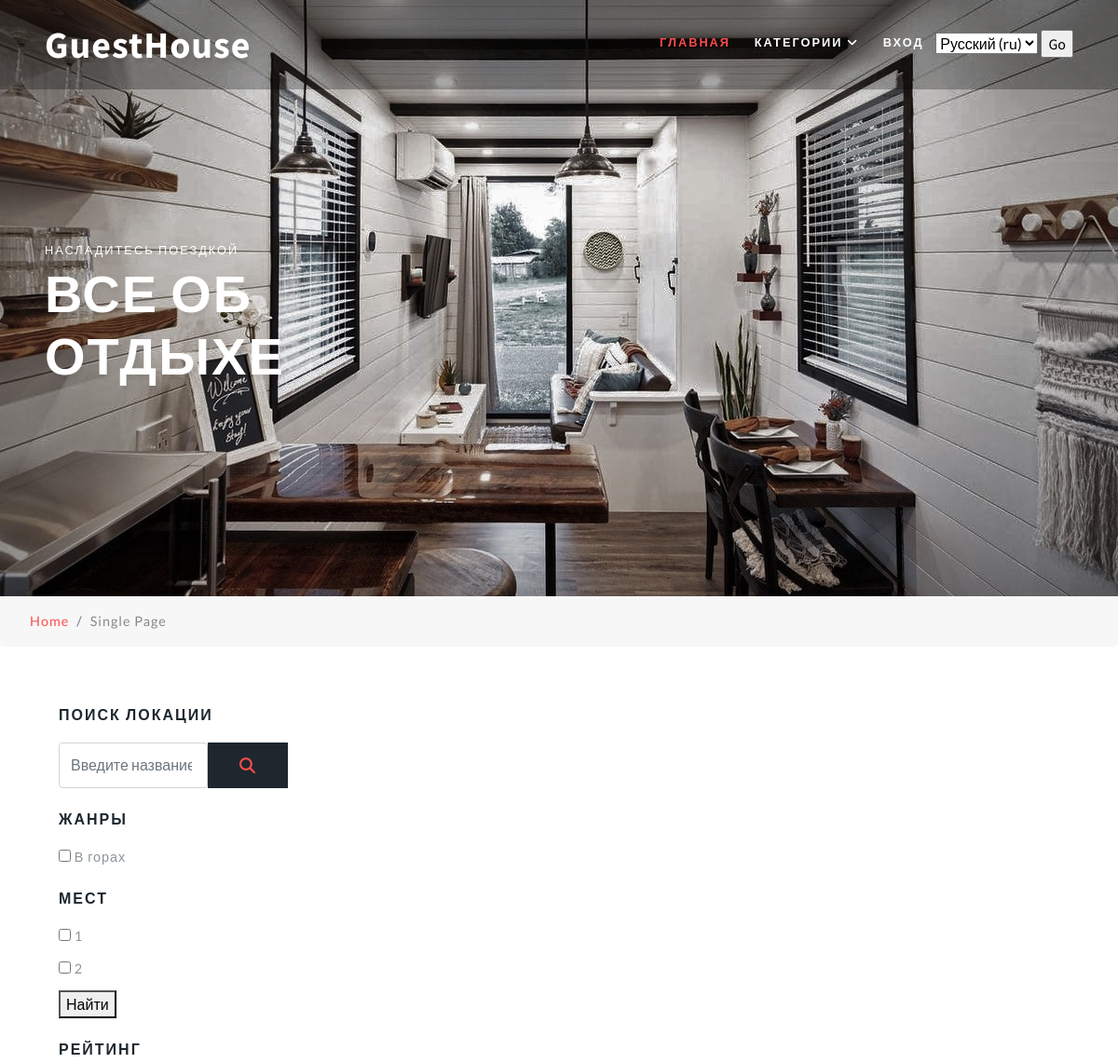
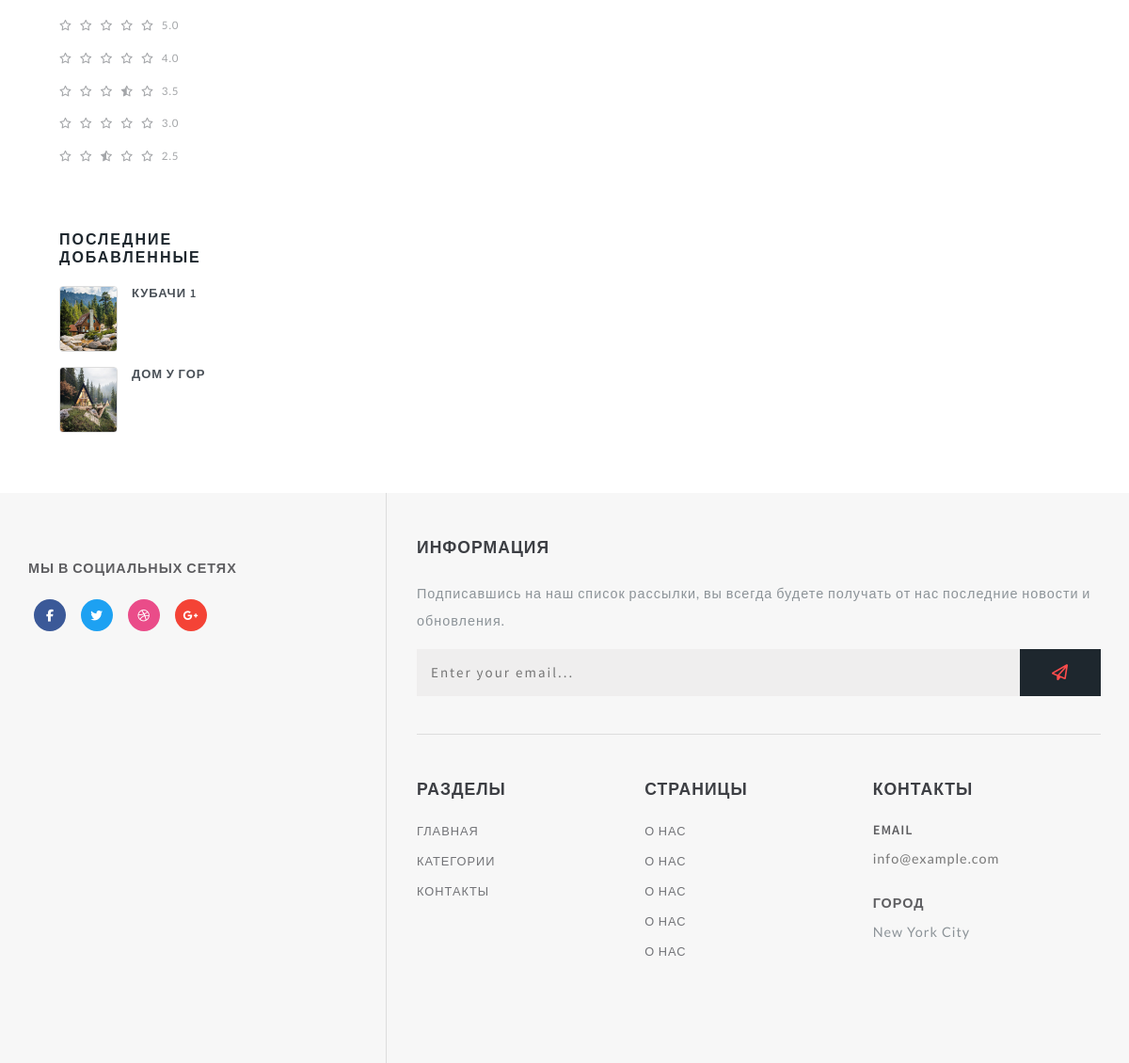
/filter/, run on the app's committed database (2 pictures, top to bottom).
### guesthouse/models.py (models this page shows, shortened)
class Genre(models.Model):
    name = models.CharField("Имя", max_length=100)
    description = models.TextField("Описание")
    url = models.SlugField(max_length=160, unique=True)
    class Meta:
        verbose_name = "Жанр"
        verbose_name_plural = "Жанры"

class Location(models.Model):
    title = models.CharField("Название", max_length=100)
    description = models.TextField("Описание")
    imageLocation = models.ImageField(
        "Изображение", upload_to="locations/", default='')
    count = models.PositiveSmallIntegerField("Количество людей", default=1)
    guides = models.ManyToManyField(
        Guide, verbose_name="гид", related_name="location_guide")  # Ак verbose_name - имя для поля, related_name - имя,используемое для отношения от связываемого объекта
    cookers = models.ManyToManyField(
        Guide, verbose_name="повар", related_name="location_cooker")
    genres = models.ManyToManyField(Genre, verbose_name="жанры")
    price = models.PositiveIntegerField("Цена", default=0,
                                        help_text="указывать сумму в рублях")
    category = models.ForeignKey(
        Category, verbose_name="Категория", on_delete=models.SET_NULL, null=True
    )
    url = models.SlugField(max_length=130, unique=True)
    draft = models.BooleanField("Черновик", default=False)
    def get_absolute_url(self):
        return reverse("location_detail", kwargs={"slug": self.url})
    class Meta:
        verbose_name = "Локация"
        verbose_name_plural = "Локации"

### guesthouse/views.py (the view)
# urls.py: path('filter/', views.FilterLocationView.as_view(), name='filter'),
class FilterLocationView(GenreCount, ListView):
    paginate_by = 1
    def get_queryset(self):
        queryset = Location.objects.filter(
            Q(count__in=self.request.GET.getlist('count')) |
            Q(genres__in=self.request.GET.getlist('genre'))
        ).distinct()
        return queryset
    def get_context_data(self, *args, **kwargs):
        context = super().get_context_data(*args, **kwargs)
        context["count"] = ''.join(
            [f'count={x}&' for x in self.request.GET.getlist('count')])
        context["genre"] = ''.join(
            [f'genre={x}&' for x in self.request.GET.getlist('genre')])
        return context

### guesthouse/templatetags/guesthouse_tag.py (called while the page is built)
@register.simple_tag()  # Декораттор,который зарегестрирует темплейт тег
def get_categories():
    return Category.objects.all()

@register.inclusion_tag('guesthouse/tags/last_location.html')
def get_last_locations(count=5):
    locations = Location.objects.order_by("id")[:count]
    return {"last_locations": locations}

### guesthouse/views.py (called while the page is built)
    def get_genres(self):
        return Genre.objects.all()

    def get_counts(self):
        return Location.objects.filter(draft=False).values('count')

### templates/guesthouse/location_list.html (shortened to what this page needs)
{% extends 'guesthouse/base.html' %}
{% block header %} main-banner-ak {% endblock header %}
{% block location %}
        <section class="ab-info-main py-md-5 py-4 editContent" style="padding-left: 3rem; padding-right: 3rem; padding-top: 0;">
            <div class="container-fluid py-md-3">
                <div class="row">
                    <div class="left-ads-display col-lg-12">
                    </div>
                </div>
                <div class="grid-img-right mt-4 text-right bg bg1" >
                </div>
            </div>
        </section>
{% endblock location %}

### templates/include/sidebar.html
{% load guesthouse_tag %}
    <div class="search-bar w3layouts-newsletter">
        <h3 class="sear-head editContent">Поиск локации</h3>
        <form action="{% url 'search' %}" method="get" class="d-flex editContent">
            <input type="search" placeholder="Введите название..." name="q"
                class="form-control" required="">
            <button type='submit' class="btn1 btn">
                <span class="fa fa-search" aria-hidden="true"></span>
            </button>
        </form>
    </div>
    <form action="{% url 'filter' %}" method='get'>
    <div class="left-side my-4">
        <h3 class="sear-head editContent">Жанры</h3>
        <ul class="w3layouts-box-list">
            {% for genre in view.get_genres %}
            <li class="editContent">
                <input type="checkbox" class="checked" name='genre' value='{{ genre.id }}'>
                <span class="span editContent">{{ genre.name }}</span>
            </li>
            {% endfor %}
        </ul>
    </div>
        <div class="left-side">
            <h3 class="sear-head editContent">Мест</h3>
            <ul class="w3layouts-box-list">
                {% for location in view.get_counts %}
                <li class="editContent">
                    <input type="checkbox" class="checked" name='count' value='{{ location.count }}'>
                    <span class="span editContent">{{ location.count }}</span>
                </li>
                {% endfor %}
            </ul>
        </div>
        <button type='submit'>Найти</button>
    </form>
    <div class="customer-rev left-side my-4">
        <h3 class="sear-head editContent">Рейтинг</h3>
        <ul class="w3layouts-box-list">
            <li>
                <a href="#">
                    <span class="fa fa-star" aria-hidden="true"></span>
                    <span class="fa fa-star" aria-hidden="true"></span>
                    <span class="fa fa-star" aria-hidden="true"></span>
                    <span class="fa fa-star" aria-hidden="true"></span>
                    <span class="fa fa-star" aria-hidden="true"></span>
                    <span class="editContent">5.0</span>
                </a>
            </li>
            <li>
                <a href="#">
                    <span class="fa fa-star" aria-hidden="true"></span>
                    <span class="fa fa-star" aria-hidden="true"></span>
                    <span class="fa fa-star" aria-hidden="true"></span>
                    <span class="fa fa-star" aria-hidden="true"></span>
                    <span class="fa fa-star-o" aria-hidden="true"></span>
                    <span class="editContent">4.0</span>
                </a>
            </li>
            <li>
                <a href="#">
                    <span class="fa fa-star" aria-hidden="true"></span>
                    <span class="fa fa-star" aria-hidden="true"></span>
                    <span class="fa fa-star" aria-hidden="true"></span>
                    <span class="fa fa-star-half-o" aria-hidden="true"></span>
                    <span class="fa fa-star-o" aria-hidden="true"></span>
                    <span class="editContent">3.5</span>
                </a>
            </li>
            <li>
                <a href="#">
                    <span class="fa fa-star" aria-hidden="true"></span>
                    <span class="fa fa-star" aria-hidden="true"></span>
                    <span class="fa fa-star" aria-hidden="true"></span>
                    <span class="fa fa-star-o" aria-hidden="true"></span>
                    <span class="fa fa-star-o" aria-hidden="true"></span>
                    <span class="editContent">3.0</span>
                </a>
            </li>
            <li>
                <a href="#">
                    <span class="fa fa-star" aria-hidden="true"></span>
                    <span class="fa fa-star" aria-hidden="true"></span>
                    <span class="fa fa-star-half-o" aria-hidden="true"></span>
                    <span class="fa fa-star-o" aria-hidden="true"></span>
                    <span class="fa fa-star-o" aria-hidden="true"></span>
                    <span class="editContent">2.5</span>
                </a>
            </li>
        </ul>
    </div>
{% get_last_locations count=2 %}

### templates/guesthouse/tags/last_location.html (shortened to what this page needs)
<div class="deal-leftmk left-side" style='margin-top: 70px;'>
    <h3 class="sear-head editContent">Последние добавленные</h3>
    {% for location in last_locations  %}
    <div class="special-sec1 row mt-3 editContent">
        <div class="img-deals col-md-4">
            <img src="{{ location.imageLocation.url }}" class="img-fluid" style='height: 70px; width: 100px; object-fit: cover;' alt="">
        </div>
        <div class="img-deal1 col-md-4">
            <h3 class="editContent">{{ location.title }}</h3>
        </div>
    </div>
    {% endfor %}
</div>

### static/css/style.css (style rules this page uses)
html, body { margin: 0; font-size: 100%; background: #fff; font-family: 'Lato', sans-serif; scroll-behavior: smooth; }
body a { text-decoration: none; transition: 0.5s all; -webkit-transition: 0.5s all; -moz-transition: 0.5s all; -o-transition: 0.5s all; -ms-transition: 0.5s all; }
input[type="button"], input[type="submit"], input[type="text"], input[type="email"], input[type="search"] { transition: 0.5s all; -webkit-transition: 0.5s all; -moz-transition: 0.5s all; -o-transition: 0.5s all; -ms-transition: 0.5s all; font-family: 'Source Sans Pro', sans-serif; }
h1, h2, h3, h4, h5, h6 { margin: 0; letter-spacing: 1px; font-weight: 600; font-family: 'Source Sans Pro', sans-serif; }
ul { margin: 0; padding: 0; }
body img { border-radius: 4px; -webkit-border-radius: 4px; -o-border-radius: 4px; -moz-border-radius: 4px; -ms-border-radius: 4px; }
li > a:only-child:after { content: ''; }
.bg1 { background-color: rgba(0, 0, 0, 0); margin-top: 0; background-image: url('../single-post-pic.jpg'); }
.img-deal1 { padding: 0; }
.img-deal1 h3 { color: #495057; font-size: 13px; margin-bottom: 10px; text-transform: uppercase; }
.img-deals img { border: 1px solid #ddd; }
ul.w3layouts-box-list li { list-style: none; display: block; margin-bottom: 0.9em; color: #8c9398; letter-spacing: 1px; font-size: 0.9em; }
.grid-img-right { background: url(../images/single.jpg)no-repeat center; -webkit-background-size: cover; -moz-background-size: cover; -o-background-size: cover; -ms-background-size: cover; background-size: cover; position: relative; height: 15em; padding: 5.5em 2em 0 0; }
.customer-rev ul li span { color: #f58b8d; font-size: 0.8em }
h3.sear-head { color: #1e272e; margin-bottom: 20px; font-size: 1em; font-weight: 600; text-transform: uppercase; letter-spacing: 2px; }
.customer-rev ul li { list-style: none; }
.customer-rev ul li a span { color: #a4a6a9; font-weight: normal; margin-right: 4px; }
.w3layouts-newsletter button.btn1 { color: #ff4c4c; font-size: 17px; letter-spacing: 1px; padding: 14px 0; border: transparent; text-transform: uppercase; -webkit-transition: 0.5s all; -moz-transition: 0.5s all; transition: 0.5s all; background: #1e272e; font-weight: 600; cursor: pointer; border-radius: 0; padding: 0.7em 2em; }

### data on the page
Genre: name "В горах"
Location: imageLocation (picture), title "КУБАЧИ 1"
Location: imageLocation (picture), title "ДОМ У ГОР"

### other printed values
{{ location.count }} "1" "2"
form field language "Русский (ru)"
